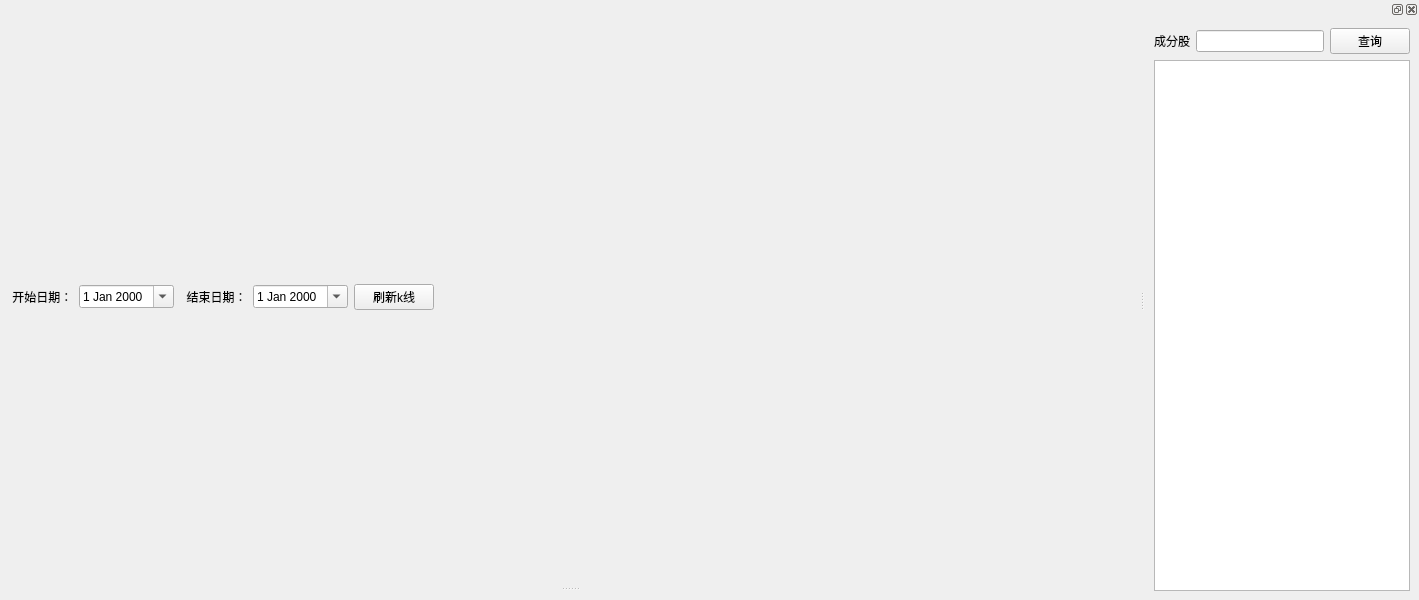
<?xml version="1.0" encoding="UTF-8"?>
<ui version="4.0">
 <class>MainWindow</class>
 <widget class="QMainWindow" name="MainWindow">
  <property name="geometry">
   <rect>
    <x>0</x>
    <y>0</y>
    <width>1419</width>
    <height>600</height>
   </rect>
  </property>
  <property name="windowTitle">
   <string>MainWindow</string>
  </property>
  <widget class="QWidget" name="centralwidget">
   <layout class="QVBoxLayout" name="verticalLayout_7">
    <item>
     <widget class="QSplitter" name="splitter">
      <property name="orientation">
       <enum>Qt::Vertical</enum>
      </property>
      <property name="handleWidth">
       <number>5</number>
      </property>
      <widget class="QWidget" name="layoutWidget">
       <layout class="QVBoxLayout" name="verticalLayout_3" stretch="0,10">
        <item>
         <layout class="QHBoxLayout" name="horizontalLayout">
          <item>
           <widget class="QLabel" name="label">
            <property name="text">
             <string> 开始日期：</string>
            </property>
           </widget>
          </item>
          <item>
           <widget class="QDateEdit" name="startDateEdit">
            <property name="calendarPopup">
             <bool>true</bool>
            </property>
           </widget>
          </item>
          <item>
           <widget class="QLabel" name="label_2">
            <property name="text">
             <string>  结束日期：</string>
            </property>
           </widget>
          </item>
          <item>
           <widget class="QDateEdit" name="endDateEdit">
            <property name="calendarPopup">
             <bool>true</bool>
            </property>
           </widget>
          </item>
          <item>
           <layout class="QHBoxLayout" name="layout_rps">
            <property name="spacing">
             <number>7</number>
            </property>
            <property name="sizeConstraint">
             <enum>QLayout::SetFixedSize</enum>
            </property>
            <property name="leftMargin">
             <number>0</number>
            </property>
           </layout>
          </item>
          <item>
           <widget class="QPushButton" name="loadK">
            <property name="text">
             <string> 刷新k线 </string>
            </property>
           </widget>
          </item>
          <item>
           <spacer name="horizontalSpacer">
            <property name="orientation">
             <enum>Qt::Horizontal</enum>
            </property>
            <property name="sizeHint" stdset="0">
             <size>
              <width>40</width>
              <height>20</height>
             </size>
            </property>
           </spacer>
          </item>
         </layout>
        </item>
        <item>
         <layout class="QVBoxLayout" name="kLayout"/>
        </item>
       </layout>
      </widget>
      <widget class="QWidget" name="widget_layout_rps" native="true">
       <layout class="QVBoxLayout" name="_2" stretch="0">
        <property name="leftMargin">
         <number>0</number>
        </property>
        <property name="topMargin">
         <number>0</number>
        </property>
        <property name="rightMargin">
         <number>0</number>
        </property>
        <property name="bottomMargin">
         <number>0</number>
        </property>
        <item>
         <layout class="QHBoxLayout" name="rpsLayout"/>
        </item>
       </layout>
      </widget>
     </widget>
    </item>
   </layout>
  </widget>
  <widget class="QDockWidget" name="dockWidget">
   <attribute name="dockWidgetArea">
    <number>2</number>
   </attribute>
   <widget class="QWidget" name="dockWidgetContents">
    <layout class="QVBoxLayout" name="verticalLayout">
     <item>
      <layout class="QHBoxLayout" name="horizontalLayout_2" stretch="0,10,0">
       <item>
        <widget class="QLabel" name="label_6">
         <property name="text">
          <string>成分股</string>
         </property>
         <property name="alignment">
          <set>Qt::AlignCenter</set>
         </property>
         <property name="wordWrap">
          <bool>false</bool>
         </property>
        </widget>
       </item>
       <item>
        <widget class="QLineEdit" name="queryText"/>
       </item>
       <item>
        <widget class="QPushButton" name="query">
         <property name="sizePolicy">
          <sizepolicy hsizetype="Fixed" vsizetype="Fixed">
           <horstretch>0</horstretch>
           <verstretch>0</verstretch>
          </sizepolicy>
         </property>
         <property name="text">
          <string>查询</string>
         </property>
        </widget>
       </item>
      </layout>
     </item>
     <item>
      <widget class="QTableView" name="stockTableView">
       <property name="contextMenuPolicy">
        <enum>Qt::ActionsContextMenu</enum>
       </property>
       <property name="sortingEnabled">
        <bool>true</bool>
       </property>
      </widget>
     </item>
    </layout>
   </widget>
  </widget>
 </widget>
 <resources/>
 <connections/>
</ui>
